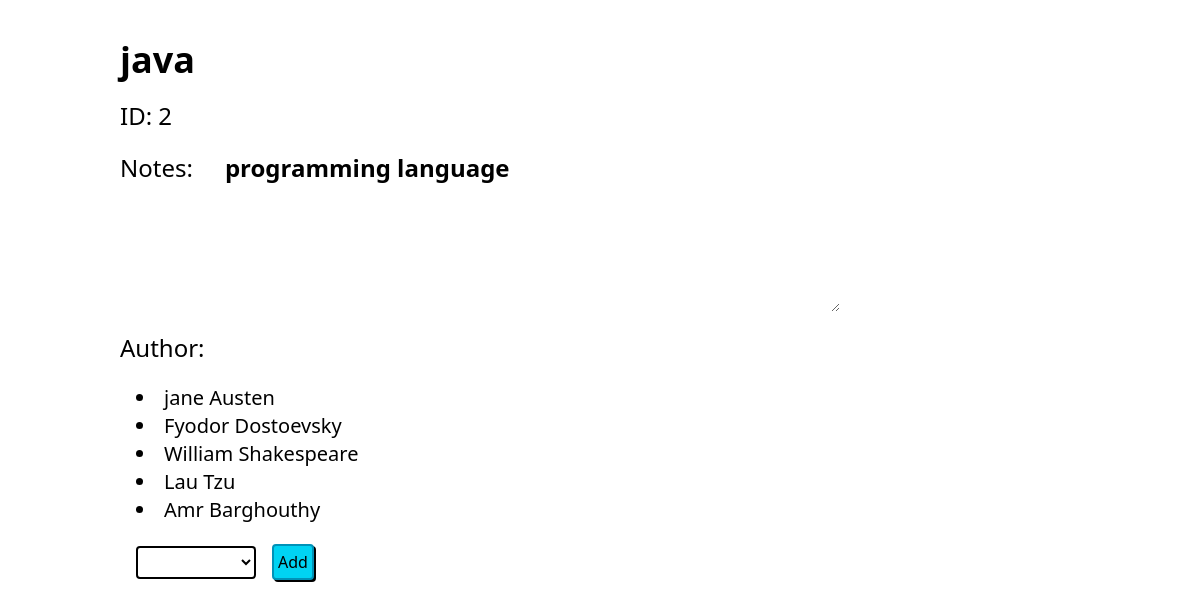
The page /books/2 on the database its author committed.
### myApp/models.py (models this page shows)
class Book(models.Model):
    title = models.CharField(max_length=255)
    desc = models.TextField()
    created_at = models.DateTimeField(auto_now_add=True)
    updated_at = models.DateTimeField(auto_now=True)

class Author(models.Model):
    first_name = models.CharField(max_length=45)
    last_name = models.CharField(max_length=45)
    notes = models.TextField()
    books = models.ManyToManyField(Book, related_name='authors')
    created_at = models.DateTimeField(auto_now_add=True)
    updated_at = models.DateTimeField(auto_now=True)

### myApp/views.py (the view)
# urls.py: path('books/<int:book_id>',views.books),
def books(request,book_id):
    curr_book = get_book_by_id(book_id)
    context = {
        'curr_book': curr_book,
        'authors': get_all_authors()
    }
    return render(request, 'book_details.html',context)

### myApp/models.py (called while the page is built)
def get_all_authors():
    return Author.objects.all()

def get_book_by_id(book_id):
    return Book.objects.get(id=book_id)

### myApp/templates/book_details.html (shortened to what this page needs)
<!DOCTYPE html>
<html lang="en">
<head>
    <script src="https://cdn.jsdelivr.net/npm/@tailwindcss/browser@4"></script>
</head>
<body>
    <div class="mx-auto w-80/100 flex flex-col gap-y-5 mt-10">
        <p class="font-bold text-4xl">{{ curr_book.title }}</p>
        <p class="text-2xl">ID: {{ curr_book.id }}</p>
        <div class="flex gap-x-8">
            <label for="desc" class="text-2xl">Notes: </label>
            <textarea name="desc" id="desc" cols="40" rows="5"
                      class="font-bold text-2xl">{{ curr_book.desc }}</textarea>
        </div>
        <p class="text-2xl">Author:</p>
        <ul class="list-disc list-inside pl-4">
            {% for author in curr_book.authors.all %}
            <li class="text-xl">{{ author.first_name }} {{ author.last_name }}</li>
            {% endfor %}
        </ul>
        <form action="/add_author_to_book" method="post" class="flex items-center">
            <select name="author" id="author" class="border-2 w-30 text-xl rounded mx-4">
            </select>
            <input type="submit" value="Add" class="border-2 border-cyan-600 shadow-[2px_2px_black] rounded bg-cyan-400 p-1">
        </form>
    </div>
</body>
</html>

### rows shown on the page
Book: title "java", id "2", desc "programming language"
Author: first_name "jane", last_name "Austen"
Author: first_name "Fyodor", last_name "Dostoevsky"
Author: first_name "William", last_name "Shakespeare"
Author: first_name "Lau", last_name "Tzu"
Author: first_name "Amr", last_name "Barghouthy"
